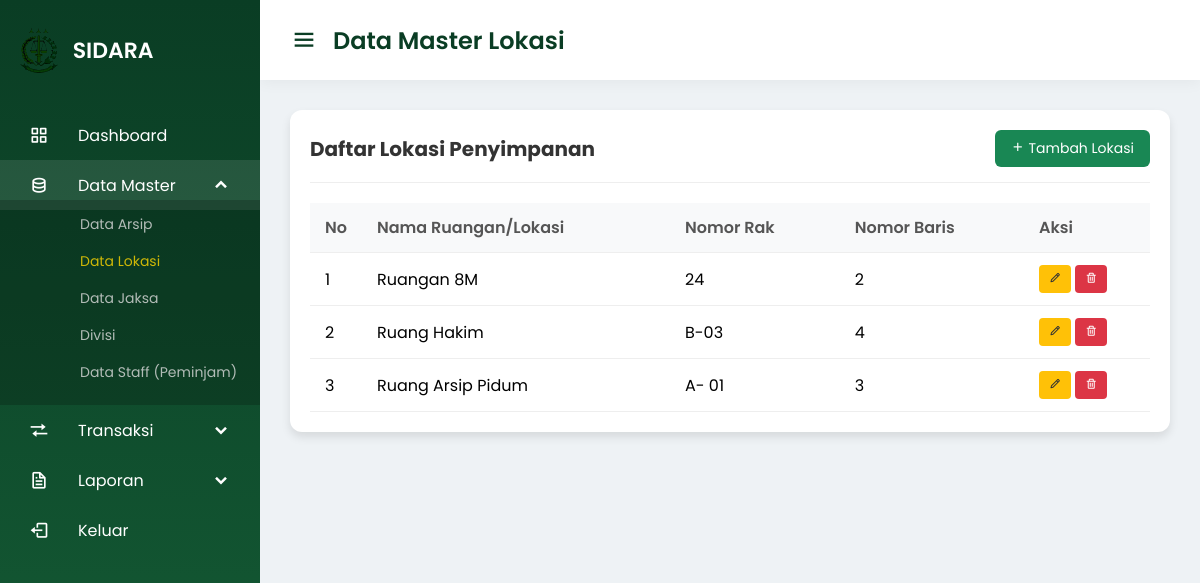
The app's page /SIDARA/admin/data_master/data_lokasi/data_lokasi.php (signed in) with its own data.
### tables this page shows
CREATE TABLE `data_lokasi` (
  `id_lokasi` int NOT NULL,
  `nama_lokasi` varchar(100) NOT NULL,
  `rak` varchar(50) DEFAULT NULL,
  `baris` varchar(50) DEFAULT NULL
);

### SIDARA/admin/data_master/data_lokasi/data_lokasi.php (the view, shortened to what this page needs)
<?php
include '../../../config/koneksi.php';
?>
<!DOCTYPE html>
<html lang="id">
<head>
    <link rel="stylesheet" href="/sidara/assets/style.css">
    <link href='https://unpkg.com/boxicons@2.0.7/css/boxicons.min.css' rel='stylesheet'>
</head>
<body>
    <?php include '../../layout/navbar.php'; ?>
    <section class="home-section">
        <nav>
            <div class="sidebar-button">
                <i class='bx bx-menu sidebarBtn'></i>
                <span class="dashboard">Data Master Lokasi</span>
            </div>
        </nav>
        <div class="home-content">
            <div class="card">
                <div class="card-header">
                    <h3>Daftar Lokasi Penyimpanan</h3>
                    <a href="tambah_lokasi.php" class="btn-add"><i class='bx bx-plus'></i> Tambah Lokasi</a>
                </div>
                <div class="table-responsive">
                    <table>
                        <thead>
                            <tr>
                                <th width="5%">No</th>
                                <th>Nama Ruangan/Lokasi</th>
                                <th>Nomor Rak</th>
                                <th>Nomor Baris</th>
                                <th width="15%">Aksi</th>
                            </tr>
                        </thead>
                        <tbody>
                            <?php
                            $no = 1;
                            $sql = mysqli_query($conn, "SELECT * FROM data_lokasi ORDER BY id_lokasi DESC");
                            while ($d = mysqli_fetch_assoc($sql)) {
                            ?>
                                <tr>
                                    <td><?= $no++; ?></td>
                                    <td><?= $d['nama_lokasi']; ?></td>
                                    <td><?= $d['rak']; ?></td>
                                    <td><?= $d['baris']; ?></td>
                                    <td>
                                        <a href="edit_lokasi.php?id=<?= $d['id_lokasi']; ?>" class="btn-sm btn-edit" title="Edit">
                                            <i class='bx bx-pencil'></i>
                                        </a>
                                        <a href="hapus_lokasi.php?id=<?= $d['id_lokasi']; ?>" class="btn-sm btn-delete" onclick="return confirm('Yakin ingin menghapus data ini?')" title="Hapus">
                                            <i class='bx bx-trash'></i>
                                        </a>
                                    </td>
                                </tr>
                            <?php } ?>
                        </tbody>
                    </table>
                </div>
            </div>
        </div>
    </section>
</body>
</html>

### SIDARA/assets/style.css (style rules this page uses)
:root { --sidebar-gradient: linear-gradient(180deg, #0a3d24 0%, #155d36 100%); --bg-left-gradient: linear-gradient(135deg, #e8f5e9 0%, #c8e6c9 100%); --primary-color: #198754; --primary-hover: #146c43; --accent-color: #ffd700; --secondary-navy: #212529; --text-dark: #333; --text-light: #ffffff; --text-muted: #6c757d; --border-color: #ced4da; --input-bg: #e9ecef; --shadow-soft: 0 10px 30px rgba(0,0,0,0.1); }
* { margin: 0; padding: 0; box-sizing: border-box; font-family: 'Poppins', sans-serif; }
.home-section { position: relative; background: #eef2f5; min-height: 100vh; left: 260px; width: calc(100% - 260px); transition: all 0.5s ease; }
.home-section nav { display: flex; justify-content: space-between; height: 80px; background: #fff; align-items: center; position: sticky; top: 0; z-index: 99; padding: 0 30px; box-shadow: 0 2px 15px rgba(0,0,0,0.05); }
.home-section nav .sidebar-button { display: flex; align-items: center; font-size: 24px; font-weight: 600; color: #0a3d24; }
.home-section nav .sidebar-button i { font-size: 28px; margin-right: 15px; cursor: pointer; }
.home-content { padding: 30px; }
.card { background: #fff; padding: 20px; border-radius: 12px; box-shadow: 0 5px 10px rgba(0,0,0,0.1); margin-bottom: 20px; }
.card-header { display: flex; justify-content: space-between; align-items: center; margin-bottom: 20px; border-bottom: 1px solid #eee; padding-bottom: 15px; }
.card-header h3 { color: #333; font-size: 20px; }
.btn-add { background: var(--primary-color); color: #fff; padding: 8px 16px; border-radius: 6px; text-decoration: none; font-size: 14px; border: none; cursor: pointer; }
.table-responsive { overflow-x: auto; }
table { width: 100%; border-collapse: collapse; }
table th, table td { padding: 12px 15px; text-align: left; border-bottom: 1px solid #eee; }
table th { background-color: #f8f9fa; color: #555; font-weight: 600; }

### SIDARA/admin/data_master/data_lokasi/data_lokasi.php (style rules this page uses)
.btn-sm { padding: 5px 10px; font-size: 12px; border-radius: 4px; text-decoration: none; color: white; display: inline-block; }
.btn-edit { background-color: #ffc107; color: #333; }
.btn-delete { background-color: #dc3545; }
td { vertical-align: middle; }

### records on screen
data_lokasi: nama_lokasi "Ruangan 8M", rak "24", baris "2"
data_lokasi: nama_lokasi "Ruang Hakim", rak "B-03", baris "4"
data_lokasi: nama_lokasi "Ruang Arsip Pidum", rak "A- 01", baris "3"
